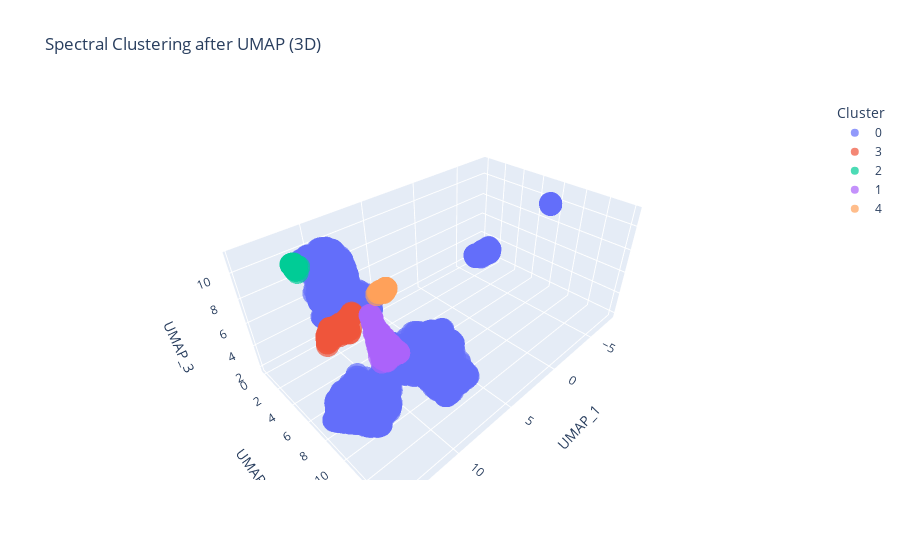

Notebook cell for this chart:
### Markdown cell above
- Visualization in 3D

To better understand the structure of the clusters, we visualize the results in 3D using Plotly Express. The visualization provides an interactive way to explore how the data points are grouped into distinct clusters.

### Code cell
import plotly.express as px

# Prepare the data for visualization
df_plot = pd.DataFrame(df_umap, columns=["UMAP_1", "UMAP_2", "UMAP_3"])
df_plot["cluster_spectral"] = df["cluster_spectral"]

# Interactive 3D visualization
fig = px.scatter_3d(df_plot, x="UMAP_1", y="UMAP_2", z="UMAP_3",
                    color=df_plot["cluster_spectral"].astype(str),
                    title="Spectral Clustering after UMAP (3D)",
                    labels={"color": "Cluster"},
                    opacity=0.7)
fig.show()

### Figure 1 — Plotly figure (JSON) as saved in the notebook; plotly's stock layout.template omitted (floating-point values rounded to 4 significant figures; data arrays with more than 128 entries replaced by an {"elided": "..."} marker saying what was removed)
{"data": [{"hovertemplate": "Cluster=0<br>UMAP_1=%{x}<br>UMAP_2=%{y}<br>UMAP_3=%{z}<extra></extra>", "legendgroup": "0", "marker": {"color": "#636efa", "opacity": 0.7, "symbol": "circle"}, "mode": "markers", "name": "0", "scene": "scene", "showlegend": true, "type": "scatter3d", "x": {"elided": "3595 float values"}, "y": {"elided": "3595 float values"}, "z": {"elided": "3595 float values"}}, {"hovertemplate": "Cluster=3<br>UMAP_1=%{x}<br>UMAP_2=%{y}<br>UMAP_3=%{z}<extra></extra>", "legendgroup": "3", "marker": {"color": "#EF553B", "opacity": 0.7, "symbol": "circle"}, "mode": "markers", "name": "3", "scene": "scene", "showlegend": true, "type": "scatter3d", "x": {"elided": "146 float values"}, "y": {"elided": "146 float values"}, "z": {"elided": "146 float values"}}, {"hovertemplate": "Cluster=2<br>UMAP_1=%{x}<br>UMAP_2=%{y}<br>UMAP_3=%{z}<extra></extra>", "legendgroup": "2", "marker": {"color": "#00cc96", "opacity": 0.7, "symbol": "circle"}, "mode": "markers", "name": "2", "scene": "scene", "showlegend": true, "type": "scatter3d", "x": [12.58, 12.28, 12.26, 12.72, 12.5, 12.34, 12.35, 12.35, 12.59, 12.58, 12.33, 12.72, 12.55, 12.67, 12.35, 12.37, 12.22, 12.72, 12.35, 12.6, 12.43, 12.33, 12.74, 12.24, 12.74, 12.4, 12.69, 12.72, 12.75, 12.64, 12.16, 12.61, 12.68, 12.32, 12.58, 12.39, 12.68, 12.66, 12.72, 12.63, 12.63, 12.7, 12.38, 12.72, 12.67, 12.56], "y": [3.172, 2.75, 2.727, 3.194, 2.867, 2.705, 2.708, 2.714, 3.207, 3.201, 2.859, 3.25, 3.034, 3.132, 2.718, 2.699, 2.744, 3.235, 2.796, 3.267, 2.751, 2.71, 3.237, 2.69, 3.226, 2.795, 3.254, 3.226, 3.239, 3.135, 2.852, 3.184, 3.13, 2.715, 3.076, 2.727, 3.147, 3.166, 3.222, 3.229, 3.205, 3.211, 2.706, 3.208, 3.226, 3.12], "z": [11.15, 10.62, 10.6, 11.17, 10.73, 10.54, 10.57, 10.56, 11.11, 11.11, 10.29, 11.19, 10.94, 11.07, 10.5, 10.55, 10.62, 11.16, 10.41, 11.03, 10.54, 10.59, 11.19, 10.57, 11.16, 10.46, 11.15, 11.16, 11.21, 11.08, 10.59, 11.13, 11.08, 10.57, 11.0, 10.59, 11.12, 11.16, 11.17, 11.15, 11.14, 11.17, 10.57, 11.17, 11.16, 11.02]}, {"hovertemplate": "Cluster=1<br>UMAP_1=%{x}<br>UMAP_2=%{y}<br>UMAP_3=%{z}<extra></extra>", "legendgroup": "1", "marker": {"color": "#ab63fa", "opacity": 0.7, "symbol": "circle"}, "mode": "markers", "name": "1", "scene": "scene", "showlegend": true, "type": "scatter3d", "x": {"elided": "272 float values"}, "y": {"elided": "272 float values"}, "z": {"elided": "272 float values"}}, {"hovertemplate": "Cluster=4<br>UMAP_1=%{x}<br>UMAP_2=%{y}<br>UMAP_3=%{z}<extra></extra>", "legendgroup": "4", "marker": {"color": "#FFA15A", "opacity": 0.7, "symbol": "circle"}, "mode": "markers", "name": "4", "scene": "scene", "showlegend": true, "type": "scatter3d", "x": [7.302, 7.28, 7.394, 7.528, 7.014, 7.311, 7.297, 7.55, 7.251, 7.074, 7.524, 7.753, 7.8, 7.499, 7.387, 7.422, 7.367, 7.095, 7.003, 7.553, 7.309, 7.589, 7.346, 7.31, 7.235, 7.458, 7.527, 7.667, 7.287, 7.335, 7.232, 7.309, 7.067, 7.338, 7.055, 7.535, 7.323, 7.527, 7.559, 7.528, 7.601, 7.014, 7.984, 7.591, 7.177, 7.023, 7.032, 6.997, 6.977, 7.01, 7.341, 7.566, 7.539, 7.577, 6.983, 7.35, 7.027, 7.571], "y": [4.499, 4.49, 4.451, 4.456, 4.371, 4.493, 4.485, 4.467, 4.475, 4.385, 4.464, 4.553, 4.537, 4.46, 4.451, 4.442, 4.414, 4.378, 4.348, 4.488, 4.493, 4.515, 4.463, 4.433, 4.473, 4.453, 4.467, 4.538, 4.422, 4.466, 4.513, 4.501, 4.38, 4.502, 4.377, 4.467, 4.487, 4.454, 4.467, 4.465, 4.506, 4.373, 4.641, 4.49, 4.406, 4.374, 4.373, 4.35, 4.372, 4.368, 4.51, 4.472, 4.463, 4.497, 4.346, 4.535, 4.369, 4.471], "z": [7.131, 7.125, 7.198, 7.279, 7.179, 7.133, 7.126, 7.29, 7.133, 7.181, 7.285, 7.306, 7.341, 7.261, 7.204, 7.226, 7.216, 7.216, 7.209, 7.286, 7.137, 7.32, 7.166, 7.182, 7.127, 7.228, 7.276, 7.308, 7.226, 7.156, 7.136, 7.128, 7.188, 7.128, 7.188, 7.281, 7.134, 7.289, 7.291, 7.277, 7.313, 7.177, 7.301, 7.305, 7.208, 7.18, 7.184, 7.196, 7.167, 7.179, 7.125, 7.297, 7.289, 7.308, 7.192, 7.096, 7.188, 7.292]}], "layout": {"legend": {"title": {"text": "Cluster"}, "tracegroupgap": 0}, "scene": {"domain": {"x": [0, 1], "y": [0, 1]}, "xaxis": {"title": {"text": "UMAP_1"}}, "yaxis": {"title": {"text": "UMAP_2"}}, "zaxis": {"title": {"text": "UMAP_3"}}}, "title": {"text": "Spectral Clustering after UMAP (3D)"}}}
